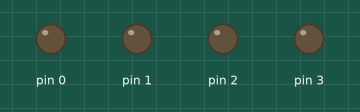
This sketch was run on a simulated Arduino Uno, built with avr-gcc and run on an emulated ATmega328P. On the bench: output pins drawn as LEDs (lit = HIGH).

Above: at 0.1 s.
At 11.1 s:
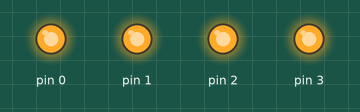
At 28.1 s:
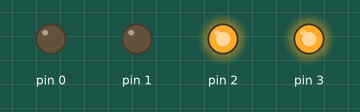
At 30.1 s:
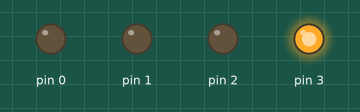
At 37.1 s:
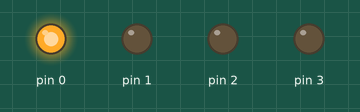
At 39.1 s:
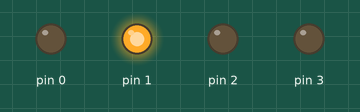
Timing chart, 0 to 40.0 s (numbered marks = the images above):
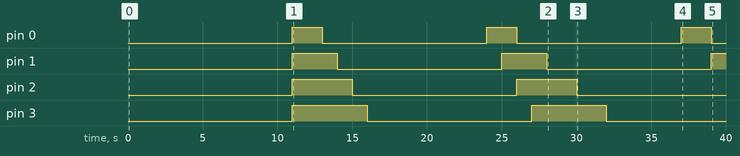

The sketch:

blower.ino
```cpp
const int outputs=4;

const int on_times[]={1,2,3,4};
const int off_times[]={10,10,10,10};

unsigned long set_time[outputs];
long set_state[outputs];


void setup() {
  for (int i=0;i<outputs;i++) {
    pinMode(i, OUTPUT);
    set(i,LOW);
  }
}

void loop()
{
  unsigned long currentMillis = millis();

  for (int i=0;i<outputs;i++) {
    unsigned long diff=currentMillis-set_time[i];
    if (set_state[i]==LOW) {
      if ((diff/1000)>off_times[i]) {
        set(i,HIGH);
      }
    } else {
      if ((diff/1000)>on_times[i]) {
        set(i,LOW);
      }

    }
  }

  delay(1000);

}

void set(int pos,int state) {
   set_time[pos] = millis();
   digitalWrite(pos, state);
   set_state[pos]= state;
}
```

Measured:
- by itself, pin 0: alternates HIGH for 2.0 s and LOW for 11.0 s
- by itself, pin 1: alternates HIGH for 3.0 s and LOW for 11.0 s
- by itself, pin 2: alternates HIGH for 4.0 s and LOW for 11.0 s
- by itself, pin 3: alternates HIGH for 5.0 s and LOW for 11.0 s
